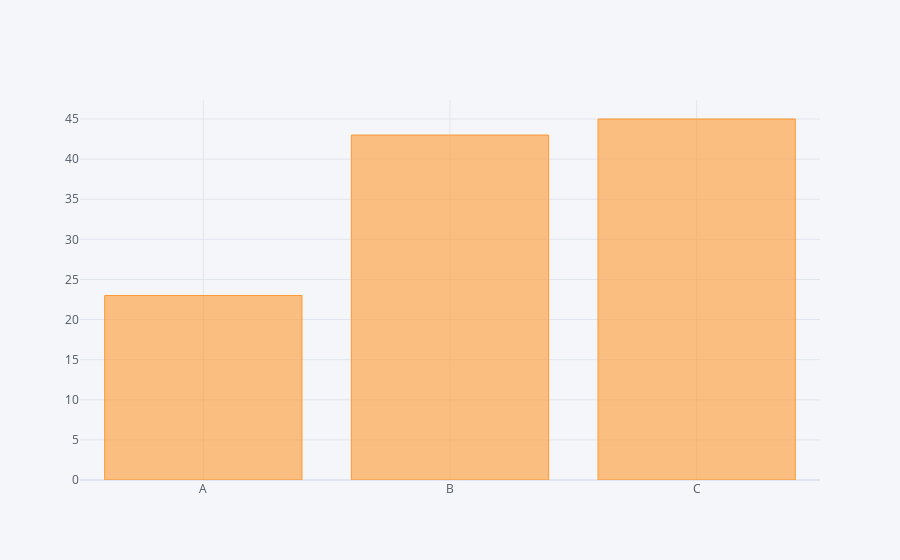

Source (notebook cell):
### Code cell
df2.iplot(kind="bar",x="categories",y="values")

### Figure 1 — Plotly figure (JSON) as saved in the notebook; plotly's stock layout.template omitted (floating-point values rounded to 4 significant figures)
{"data": [{"marker": {"color": "rgba(255, 153, 51, 0.6)", "line": {"color": "rgba(255, 153, 51, 1.0)", "width": 1}}, "name": "values", "orientation": "v", "text": "", "type": "bar", "x": ["A", "B", "C"], "y": [23, 43, 45]}], "layout": {"legend": {"bgcolor": "#F5F6F9", "font": {"color": "#4D5663"}}, "paper_bgcolor": "#F5F6F9", "plot_bgcolor": "#F5F6F9", "title": {"font": {"color": "#4D5663"}}, "xaxis": {"gridcolor": "#E1E5ED", "showgrid": true, "tickfont": {"color": "#4D5663"}, "title": {"font": {"color": "#4D5663"}, "text": ""}, "zerolinecolor": "#E1E5ED"}, "yaxis": {"gridcolor": "#E1E5ED", "showgrid": true, "tickfont": {"color": "#4D5663"}, "title": {"font": {"color": "#4D5663"}, "text": ""}, "zerolinecolor": "#E1E5ED"}}}
